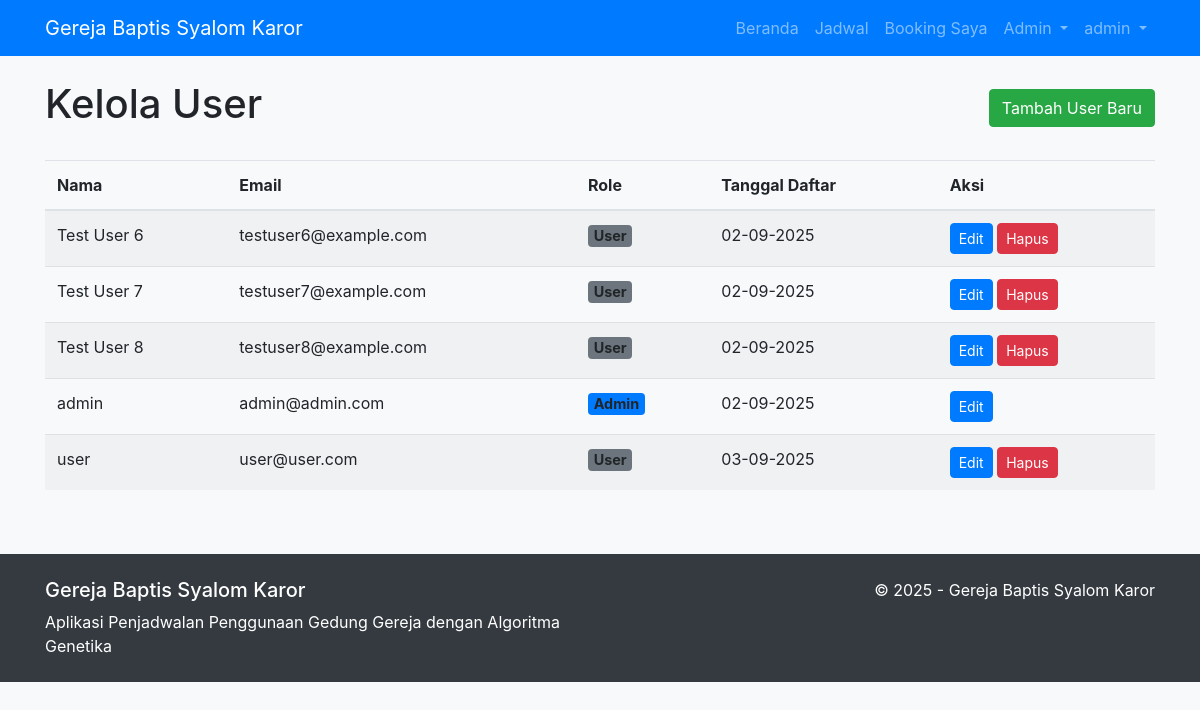
The app's page /views/admin/manage_users.php (signed in) with its own data.
### tables this page shows
CREATE TABLE `users` (
  `id` int(11) NOT NULL,
  `name` varchar(100) NOT NULL,
  `email` varchar(100) NOT NULL,
  `password` varchar(255) NOT NULL,
  `role` enum('admin','user') DEFAULT 'user',
  `created_at` timestamp NOT NULL DEFAULT current_timestamp()
);

### helpers/session_helper.php (called while the page is built, shortened)
<?php
function isLoggedIn() {
    if(isset($_SESSION['user_id'])) {
        return true;
    } else {
        return false;
    }
}
?>

### models/User.php (called while the page is built, shortened)
<?php
class User {
    private $conn;
    private $table = 'users';
    public function __construct($db) {
        $this->conn = $db;
    }
    public function read() {
        $query = 'SELECT * FROM ' . $this->table;
        $stmt = $this->conn->prepare($query);
        $stmt->execute();
        return $stmt;
    }
}
?>

### views/admin/manage_users.php (the view, shortened to what this page needs)
<?php
include_once '../templates/header.php';
require_once $_SERVER['DOCUMENT_ROOT'] . '/church_scheduling/models/User.php';
$database = new Database();
$db = $database->connect();
$user = new User($db);
$result = $user->read();
$users = $result->fetchAll(PDO::FETCH_ASSOC);
?>
<div class="d-flex justify-content-between align-items-center mb-4">
    <h1>Kelola User</h1>
    <a href="add_user.php" class="btn btn-success">Tambah User Baru</a>
</div>
<?php if(empty($users)) : ?>
    <div class="alert alert-info">Belum ada user yang terdaftar.</div>
<?php else : ?>
    <div class="table-responsive">
        <table class="table table-striped">
            <thead>
                <tr>
                    <th>Nama</th>
                    <th>Email</th>
                    <th>Role</th>
                    <th>Tanggal Daftar</th>
                    <th>Aksi</th>
                </tr>
            </thead>
            <tbody>
                <?php foreach($users as $user_data) : ?>
                    <tr>
                        <td><?php echo $user_data['name']; ?></td>
                        <td><?php echo $user_data['email']; ?></td>
                        <td>
                            <?php if($user_data['role'] == 'admin') : ?>
                                <span class="badge bg-primary">Admin</span>
                            <?php else : ?>
                                <span class="badge bg-secondary">User</span>
                            <?php endif; ?>
                        </td>
                        <td><?php echo date('d-m-Y', strtotime($user_data['created_at'])); ?></td>
                        <td>
                            <a href="edit_user.php?id=<?php echo $user_data['id']; ?>" class="btn btn-sm btn-primary">Edit</a>
                            <?php if($user_data['id'] != $_SESSION['user_id']) : ?>
                                <form action="../../controllers/UserController.php" method="post" class="d-inline" onsubmit="return confirm('Anda yakin ingin menghapus user ini?');">
                                    <button type="submit" name="delete_user" class="btn btn-sm btn-danger">Hapus</button>
                                </form>
                            <?php endif; ?>
                        </td>
                    </tr>
                <?php endforeach; ?>
            </tbody>
        </table>
    </div>
<?php endif; ?>
<?php include_once '../templates/footer.php'; ?>

### views/templates/header.php (shortened to what this page needs)
<?php
$current_dir = dirname($_SERVER['SCRIPT_NAME']);
$path_parts = explode('/', trim($current_dir, '/'));
$levels_from_root = count($path_parts) - 1;
if ($levels_from_root <= 1) {
    $helpers_path = '../helpers/session_helper.php';
    $assets_path = '../assets/';
    $root_path = '../';
} else {
    $assets_path = '../../assets/';
    $root_path = '../../';
}
?>
<!DOCTYPE html>
<html lang="id">
<head>
    <link rel="stylesheet" href="https://stackpath.bootstrapcdn.com/bootstrap/4.5.2/css/bootstrap.min.css">
    <link rel="stylesheet" href="https://cdnjs.cloudflare.com/ajax/libs/font-awesome/5.15.1/css/all.min.css">
    <link rel="stylesheet" href="https://cdn.jsdelivr.net/npm/fullcalendar@5.10.1/main.min.css">
    <link rel="stylesheet" href="<?php echo $assets_path; ?>css/style.css">
</head>
<body>
    <nav class="navbar navbar-expand-lg navbar-dark bg-primary">
        <div class="container">
            <a class="navbar-brand" href="<?php echo $root_path; ?>index.php">Gereja Baptis Syalom Karor</a>
            <div class="collapse navbar-collapse" id="navbarNav">
                <ul class="navbar-nav ml-auto">
                    <li class="nav-item">
                        <a class="nav-link" href="<?php echo $root_path; ?>index.php">Beranda</a>
                    </li>
                    <li class="nav-item">
                        <a class="nav-link" href="<?php echo $root_path; ?>views/schedule/calendar.php">Jadwal</a>
                    </li>
                    <?php if(isLoggedIn()) : ?>
                        <li class="nav-item">
                            <a class="nav-link" href="<?php echo $root_path; ?>views/booking/list.php">Booking Saya</a>
                        </li>
                        <?php if($_SESSION['user_role'] == 'admin') : ?>
                            <li class="nav-item dropdown">
                                <a class="nav-link dropdown-toggle" href="#" id="adminDropdown" role="button" data-toggle="dropdown" aria-haspopup="true" aria-expanded="false">
                                    Admin
                                </a>
                            </li>
                        <?php endif; ?>
                        <li class="nav-item dropdown">
                            <a class="nav-link dropdown-toggle" href="#" id="userDropdown" role="button" data-toggle="dropdown" aria-haspopup="true" aria-expanded="false">
                                <?php echo $_SESSION['user_name']; ?>
                            </a>
                        </li>
                    <?php endif; ?>
                </ul>
            </div>
        </div>
    </nav>
    <div class="container mt-4">

### views/templates/footer.php (shortened to what this page needs)
    </div>
    <footer class="bg-dark text-white mt-5 py-4">
        <div class="container">
            <div class="row">
                <div class="col-md-6 mb-3 mb-md-0">
                    <h5 class="mb-2">Gereja Baptis Syalom Karor</h5>
                    <p class="mb-0">Aplikasi Penjadwalan Penggunaan Gedung Gereja dengan Algoritma Genetika</p>
                </div>
                <div class="col-md-6 text-md-right">
                    <p class="mb-0">&copy; <?php echo date('Y'); ?> - Gereja Baptis Syalom Karor</p>
                </div>
            </div>
        </div>
    </footer>
</body>
</html>

### assets/css/style.css (style rules this page uses)
body { padding-bottom: 20px; background-color: #f8f9fa; }
.navbar { margin-bottom: 20px; }
.btn { border-radius: 4px; }
.table-striped tbody tr:nth-of-type(odd) { background-color: rgba(0, 0, 0, 0.03); }
.badge { font-size: 90%; }
footer { margin-top: 50px; }

### views/templates/header.php (style rules this page uses)
.container { padding-left: 15px; padding-right: 15px; }

### records on screen
users: name "Test User 6", email "testuser6@example.com", role "User", created_at "02-09-2025"
users: name "Test User 7", email "testuser7@example.com", role "User", created_at "02-09-2025"
users: name "Test User 8", email "testuser8@example.com", role "User", created_at "02-09-2025"
users: name "admin", email "admin@admin.com", role "Admin", created_at "02-09-2025"
users: name "user", email "user@user.com", role "User", created_at "03-09-2025"

### other values on screen
$_SESSION['user_name'] "admin"
